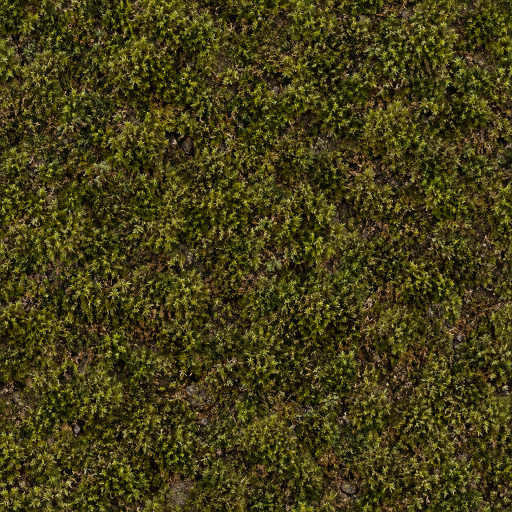
#> input picture art/forest/moss_color.png, 1024 x 1024 px, found by its file name (shown at 1/2 size); its folder holds 4 pictures in this run
$ python make-forest-maps.py
#> lines starting #> are read from the running program, lines starting #| are printed output that depends on the picture
"""Derive tiling PBR maps for the forest scene from the codex-drawn albedo tiles.

Input:  art/forest/<name>_color.png          (1024, flat-lit albedo, drawn by codex)
Output: public/textures/forest/<name>_color.jpg
        public/textures/forest/<name>_normal.jpg
        public/textures/forest/<name>_roughness.jpg
        shots/forest/tiling-<name>.png       (rolled half a tile, for looking at the seam)

Roughness ranges and normal strengths are per material; normals are taken with
wrapped differences so they tile exactly like the colour.
"""
import os
import numpy as np
from PIL import Image

SOURCE = "art/forest"
TARGET = "public/textures/forest"
PROOF = "shots/forest"

MATERIALS = {
    "moss": {"source": "moss_color", "roughness": (0.88, 1.0), "normal": 2.4},
    "floor": {"source": "forest_floor_color", "roughness": (0.72, 0.98), "normal": 2.8},
    "bark": {"source": "bark_conifer_color", "roughness": (0.70, 0.96), "normal": 3.2},
    "granite": {"source": "granite_color", "roughness": (0.45, 0.82), "normal": 2.0},
}


def luminance(rgb):
    return 0.2126 * rgb[..., 0] + 0.7152 * rgb[..., 1] + 0.0722 * rgb[..., 2]


def periodic_component(u):
    h, w = u.shape
    v = np.zeros_like(u)
    v[0, :] = u[-1, :] - u[0, :]
    v[-1, :] = -v[0, :]
    v[:, 0] += u[:, -1] - u[:, 0]
    v[:, -1] -= u[:, -1] - u[:, 0]
    fx = 2 * np.pi * np.fft.fftfreq(w)
    fy = 2 * np.pi * np.fft.fftfreq(h)
    d = 2 * (np.cos(fy)[:, None] + np.cos(fx)[None, :] - 2)
    d[0, 0] = 1
    s = np.real(np.fft.ifft2(np.fft.fft2(v) / d))
    return u - (s - s.mean())


def seam_error(a):
    return float(np.abs(a[:, 0] - a[:, -1]).mean() + np.abs(a[0, :] - a[-1, :]).mean()) * 0.5


def make_seamless(rgb):
    before = seam_error(luminance(rgb))
    out = np.stack([periodic_component(rgb[..., c]) for c in range(3)], axis=-1)
    out = np.clip(out, 0, 255)
    return out, before, seam_error(luminance(out))


def normal_map(height, strength):
    gx = (np.roll(height, -1, axis=1) - np.roll(height, 1, axis=1)) * 0.5
    gy = (np.roll(height, -1, axis=0) - np.roll(height, 1, axis=0)) * 0.5
    nx = -gx * strength
    ny = -gy * strength
    nz = np.ones_like(height)
    length = np.sqrt(nx * nx + ny * ny + nz * nz)
    packed = np.stack([nx / length, ny / length, nz / length], axis=-1) * 0.5 + 0.5
    return (packed * 255).astype(np.uint8)


def roughness_map(height, low, high):
    normalised = (height - height.min()) / max(1e-6, height.max() - height.min())
    return ((high - (high - low) * normalised) * 255).astype(np.uint8)


def tiling_proof(rgb, path):
    a = np.roll(np.roll(rgb.astype(np.uint8), rgb.shape[0] // 2, axis=0), rgb.shape[1] // 2, axis=1)
    Image.fromarray(a).resize((512, 512)).save(path)


def main():
    os.makedirs(TARGET, exist_ok=True)
    os.makedirs(PROOF, exist_ok=True)
    for name, spec in MATERIALS.items():
        rgb = np.asarray(Image.open(f"{SOURCE}/{spec['source']}.png").convert("RGB")).astype(float)
        tiled, before, after = make_seamless(rgb)
#> in luminance, `return 0.2126 * rgb[..., 0] + 0.7152 * rgb[..., 1] + 0.0722 * rgb[...,..`:
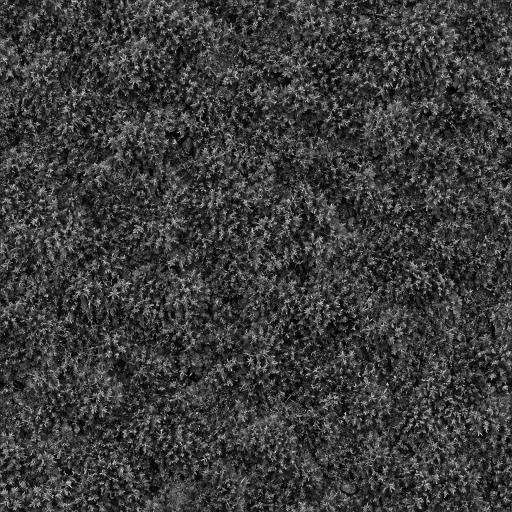
#> returned value: shape (1024, 1024) float64 (shown at 1/2 size); min 0, max 254.7, mean 60
#> in make_seamless, `before = seam_error(luminance(rgb))`: before = 0
#> before = 0; after = 0
        height = luminance(tiled) / 255.0
        smoothed = height - height.mean()
        Image.fromarray(tiled.astype(np.uint8)).save(f"{TARGET}/{name}_color.jpg", quality=92)
        Image.fromarray(normal_map(smoothed, spec["normal"])).save(f"{TARGET}/{name}_normal.jpg", quality=92)
#> in normal_map, `gy = (np.roll(height, -1, axis=0) - np.roll(height, 1, axis=0)) * 0.5`:
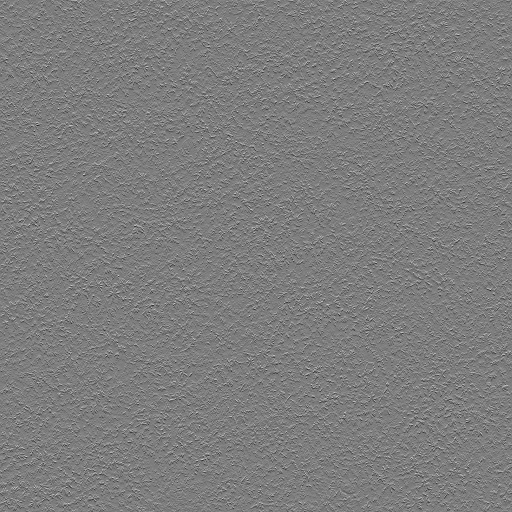
#> gy: shape (1024, 1024) float64 (shown at 1/2 size); min -0.478, max 0.494, mean 1.02e-20; drawn with min black and max white
#> in normal_map, `ny = -gy * strength`:
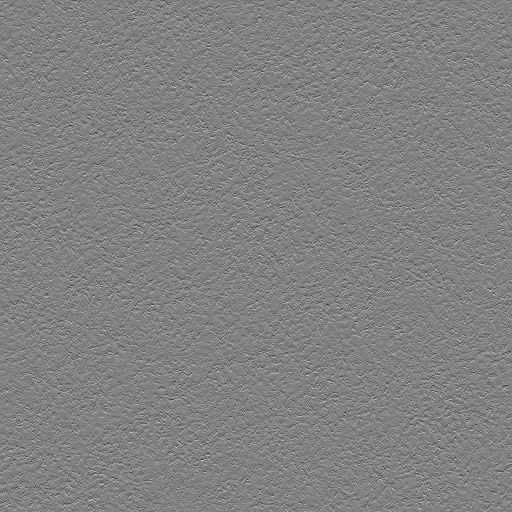
#> ny: shape (1024, 1024) float64 (shown at 1/2 size); min -1.19, max 1.15, mean 3.39e-20; drawn with min black and max white
#> in normal_map, `length = np.sqrt(nx * nx + ny * ny + nz * nz)`:
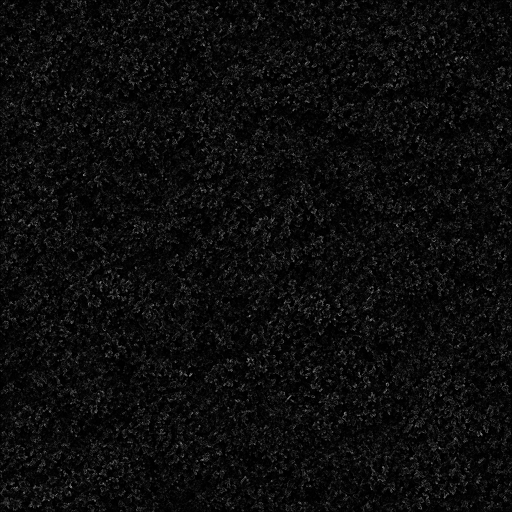
#> length: shape (1024, 1024) float64 (shown at 1/2 size); min 1, max 1.78, mean 1.04; drawn with min black and max white
#> in normal_map, `packed = np.stack([nx / length, ny / length, nz / length], axis=-1) * ..`:
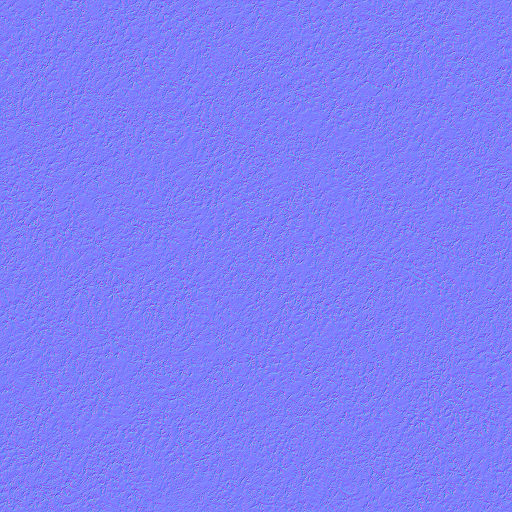
#> packed: shape (1024, 1024, 3) float64 (shown at 1/2 size); mean of channels 0, 1, 2 0.5, 0.5, 0.982; drawn as R, G, B
        Image.fromarray(roughness_map(height, *spec["roughness"])).save(f"{TARGET}/{name}_roughness.jpg", quality=92)
#> in roughness_map, `return ((high - (high - low) * normalised) * 255).astype(np.uint8)`:
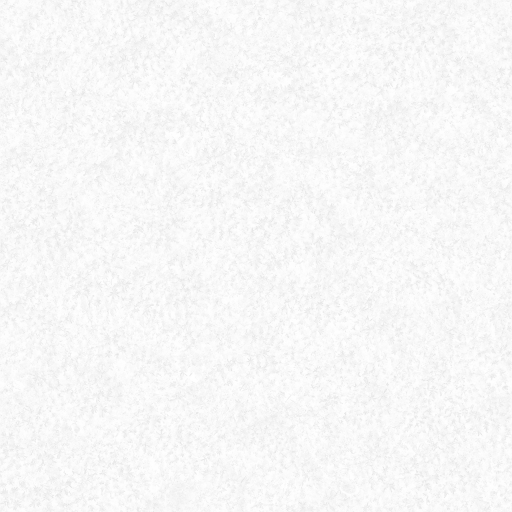
#> returned value: shape (1024, 1024) (shown at 1/2 size); min 224, max 255, mean 247.3
        tiling_proof(tiled, f"{PROOF}/tiling-{name}.png")
#> in tiling_proof, `Image.fromarray(a).resize((512, 512)).save(path)`:
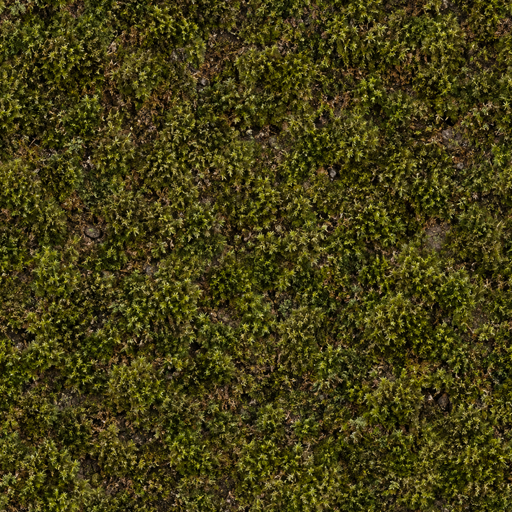
#> saved as tiling-moss.png: PIL image 512x512 RGB; mean R, G, B 67.5, 61.7, 20.6
        print(f"{name}: seam {before:.2f} -> {after:.2f}, mean {tiled.reshape(-1, 3).mean(0).round(1)}")
#| moss: seam 0.00 -> 0.00, mean [67.5 61.7 20.6]
#> pass 2 of the loop in main, `for name, spec in MATERIALS.items():`:
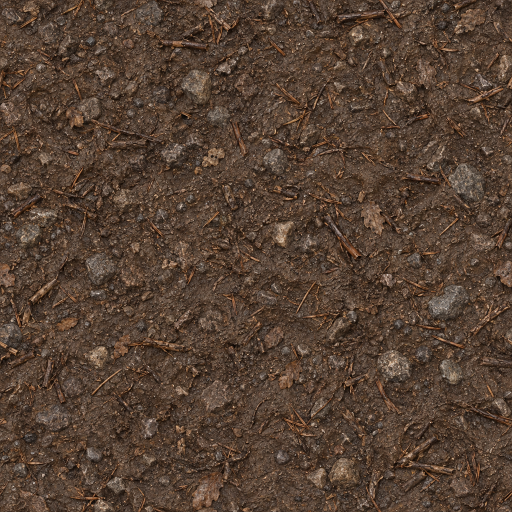
#> input picture art/forest/forest_floor_color.png, 1024 x 1024 px, found by its file name (shown at 1/2 size)
#> in roughness_map (call 2), `return ((high - (high - low) * normalised) * 255).astype(np.uint8)`:
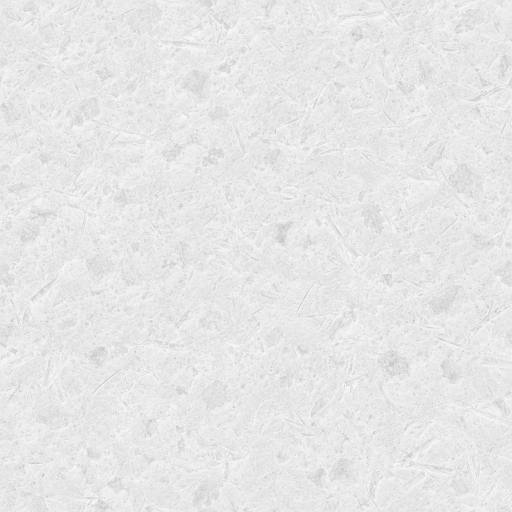
#> returned value: shape (1024, 1024) (shown at 1/2 size); min 183, max 249, mean 230.8
#> in tiling_proof (call 2), `Image.fromarray(a).resize((512, 512)).save(path)`:
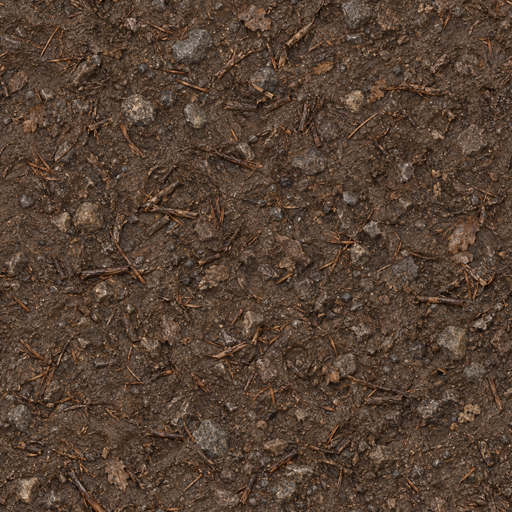
#> saved as tiling-floor.png: PIL image 512x512 RGB; mean R, G, B 85.9, 66, 52
#| floor: seam 0.00 -> 0.00, mean [85.9 66.  52. ]
#> pass 3 of the loop in main, `for name, spec in MATERIALS.items():`:
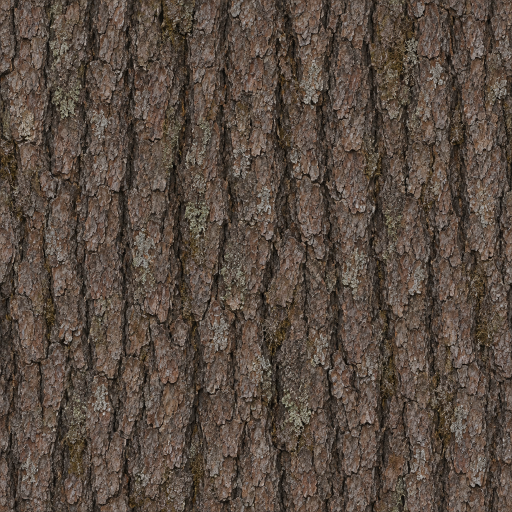
#> input picture art/forest/bark_conifer_color.png, 1024 x 1024 px, found by its file name (shown at 1/2 size)
#> in roughness_map (call 3), `return ((high - (high - low) * normalised) * 255).astype(np.uint8)`:
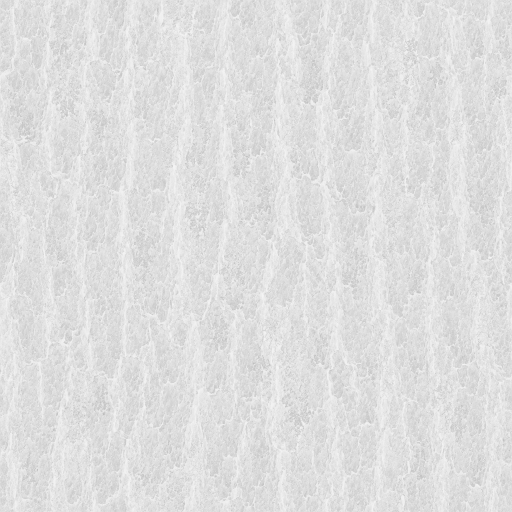
#> returned value: shape (1024, 1024) (shown at 1/2 size); min 178, max 244, mean 222.6
#> in tiling_proof (call 3), `Image.fromarray(a).resize((512, 512)).save(path)`:
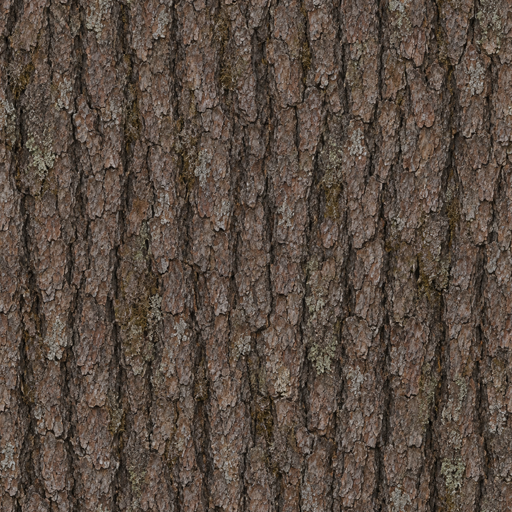
#> saved as tiling-bark.png: PIL image 512x512 RGB; mean R, G, B 88.8, 75.5, 65.6
#| bark: seam 0.00 -> 0.00, mean [88.8 75.5 65.6]
#> the loop made 4 passes; the first 3 are shown


if __name__ == "__main__":
    main()
